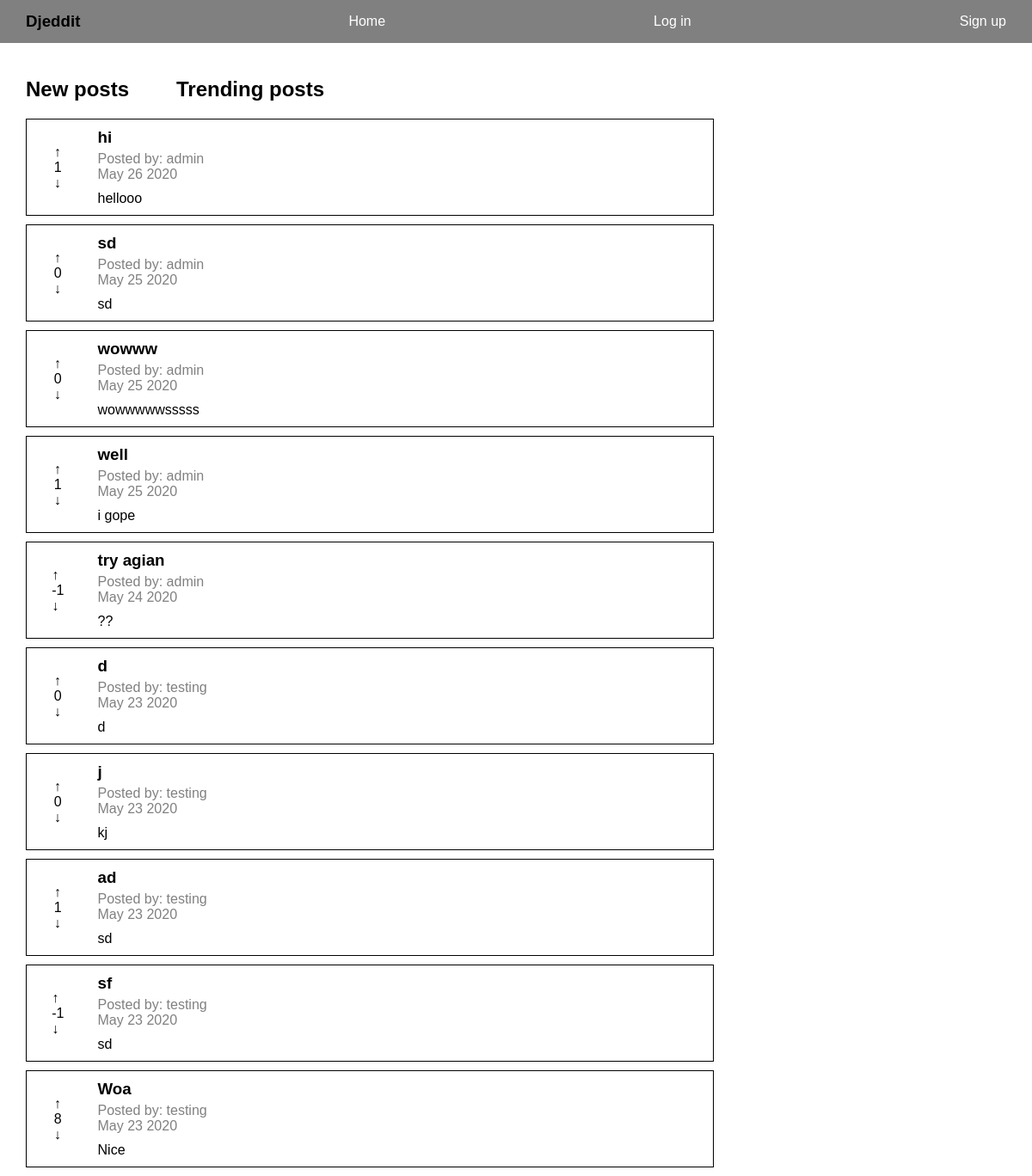
Screenshot of /reddit/ with the database file from the repository.
### reddit_app/models.py (models this page shows, shortened)
class Post(models.Model):
    title = models.CharField(max_length=200)
    author = models.ForeignKey(User, on_delete=models.CASCADE)
    text = models.TextField()
    votes = models.IntegerField(default=0)
    created_at = models.DateTimeField(auto_now_add=True)
    def date_posted(self):
        return self.created_at.strftime('%B %d %Y')

### reddit_app/views.py (the view)
# urls.py: path("", views.index, name="index"),
def index(request):
    posts = Post.objects.all().order_by('-created_at')
    context = {"posts": posts}
    return render(request, "reddit_app/index.html", context)

### templates/reddit_app/index.html (shortened to what this page needs)
{% extends "base.html" %}
{% block content %}
<div class="post-nav">
    <a href="{% url 'reddit_app:index' %}">
        <h2>New posts</h2>
    </a>
    <a href="{% url 'reddit_app:trending' %}">
        <h2>Trending posts</h2>
    </a>
</div>
<div id="posts">
    {% if posts.count %}
        {% for post in posts %}
            <div class="post-container post-{{post.id}}" style="border: 1px solid black; margin-bottom: 10px;">
                <div>
                    <p class="upvote post-vote" data-votes="{{post.votes}}" data-postid="{{ post.id }}" data-userid="{{ user.id }}">&uarr;</p>
                    <p class="votes">{{post.votes}}</p>
                    <p class="downvote post-vote" data-votes="{{post.votes}}" data-postid="{{ post.id }}" data-userid="{{ user.id }}">&darr;</p>
                </div>
                <div class="post">
                    <a href={% url 'reddit_app:single_post' post.id %}>
                        <h3>{{post.title}}</h3>
                        <div class="post-info">
                            <span>Posted by: {{post.author}}</span>
                            <p>{{post.date_posted}}</p>
                        </div>
                        <p>{{post.text}}</p>
                    </a>
                </div>
            </div>
        {% endfor %}
    {% else %}
        <p>There are no posts</p>
    {% endif %}
</div>
{% load static %}
{% endblock content %}

### static/css/styles.css (style rules this page uses)
* { padding: 0px; margin: 0px; font-family: sans-serif; box-sizing: border-box; }
a { text-decoration: none; color: white; }
h2 { padding: 20px 0px; }
.post-container a { color: black; }
.post-container { display: grid; grid-template-columns: .1fr 1fr; width: 800px; }
.post-container div:nth-child(1) { justify-self: center; align-self: center; }
.post { padding: 10px; }
.post-info { margin-bottom: 10px; }
.post-info { color: gray; }
.post-container h3 { margin-bottom: 5px; }
.post-nav { display: grid; grid-template-columns: 1fr 1fr; width: 350px; }
.post-nav a { color: black; }

### rows the page displays
Post: votes "1", title "hi", author "admin", date_posted "May 26 2020", text "hellooo"
Post: votes "0", title "sd", author "admin", date_posted "May 25 2020", text "sd"
Post: votes "0", title "wowww", author "admin", date_posted "May 25 2020", text "wowwwwwsssss"
Post: votes "1", title "well", author "admin", date_posted "May 25 2020", text "i gope"
Post: votes "-1", title "try agian", author "admin", date_posted "May 24 2020", text "??"
Post: votes "0", title "d", author "testing", date_posted "May 23 2020", text "d"
Post: votes "0", title "j", author "testing", date_posted "May 23 2020", text "kj"
Post: votes "1", title "ad", author "testing", date_posted "May 23 2020", text "sd"
Post: votes "-1", title "sf", author "testing", date_posted "May 23 2020", text "sd"
Post: votes "8", title "Woa", author "testing", date_posted "May 23 2020", text "Nice"
